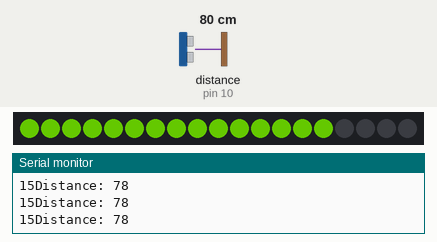
The sketch below on a simulated Arduino Uno, built with avr-gcc and run on an emulated ATmega328P. Parts: 19 RGB LEDs in strip order, left to right, the last lines printed to the serial monitor. Wiring (inferred from the names in the program): ultrasonic range finder: trigger pin 9; echo pin 10. Inputs (shaded band) come from the test bench; at power-on: distance to the obstacle (sensor on pin 10) 80 cm. The echo pulse lasts 58.3 µs per cm; dim RGB values are drawn brighter than linear.

Above: at 1.2 s.
1.3 s: distance to the obstacle (sensor on pin 10) set to 250 cm
At 1.37 s:
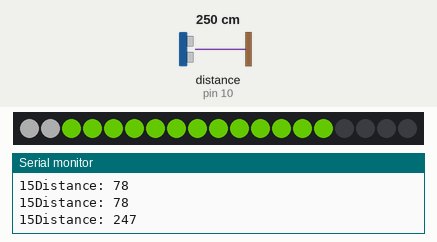
At 2.7 s:
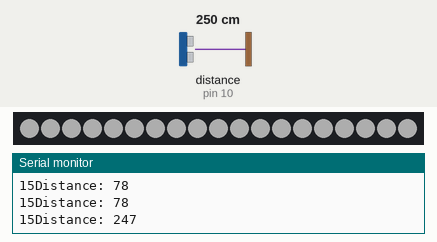
2.9 s: distance to the obstacle (sensor on pin 10) set to 18 cm
Timing chart, 0 to 5.9 s (numbered marks = the images above; inputs shaded):
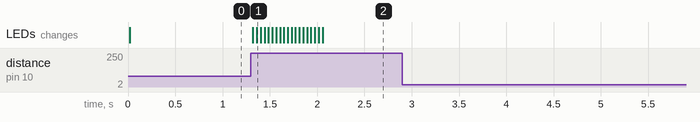

Measured:
- after the input at 1.3 s, the LEDs: first change at once (image 1 shows a later state)

The sketch:

parktronik.ino
```cpp
#include <FastLED.h>
#define LED_PIN 7
#define LED_COUNT    19
CRGB leds[LED_COUNT];


const int trigPin = 9;
const int echoPin = 10;
long duration;
int distance;

const int MIN_DISTANCE = 15;
const int MAX_DISTANCE = 150;

void setup() {
  FastLED.addLeds<WS2811, LED_PIN, GRB>(leds, LED_COUNT);
  pinMode(trigPin, OUTPUT);
  pinMode(echoPin, INPUT);
  Serial.begin(9600);
}

void loop() {
  int distance  = getDistance();
  //STOP RED LIGHT
  if (distance <= MIN_DISTANCE) {
    stop();
  }

  if (distance > MIN_DISTANCE && distance <= MAX_DISTANCE) {
    int tmpLedsCount =  abs(distance / 5) > 19 ? 19 : abs(distance / 5);
    Serial.print(tmpLedsCount);
    fill_solid(leds, LED_COUNT, CRGB(0, 0, 0));
    fill_solid(leds, tmpLedsCount, CRGB(50, 100, 0));
    delay(10);
    FastLED.show();
  }

  if (distance > MAX_DISTANCE) {
    idleGlow();
  }
}

void idleGlow() {
  for (int dot = 0; dot < LED_COUNT; dot++)
  {

    leds[dot] = CRGB(50, 50, 50);
    FastLED.show();
    //    leds[dot] = CRGB::Black;
    delay(40);
  }

  for (int dot = 0; dot < LED_COUNT; dot++)
  {
    leds[LED_COUNT - dot] = CRGB(50, 100, 0);
    FastLED.show();
    delay(40);
  }
}

int getDistance() {
  // Clears the trigPin
  digitalWrite(trigPin, LOW);
  delayMicroseconds(2);
  // Sets the trigPin on HIGH state for 10 micro seconds
  digitalWrite(trigPin, HIGH);
  delayMicroseconds(10);
  digitalWrite(trigPin, LOW);
  // Reads the echoPin, returns the sound wave travel time in microseconds
  duration = pulseIn(echoPin, HIGH);
  // Calculating the distance
  distance = duration * 0.034 / 2;
  Serial.print("Distance: ");
  Serial.println(distance);

  return distance;

}
void stop()
{
  fill_solid(leds, LED_COUNT, CRGB(0, 0, 0));
  for (int i = 0; i <= LED_COUNT; i++) {
    leds[i] = CRGB(255, 0, 0);
    delay(70);
    FastLED.show();
  }
}
```
